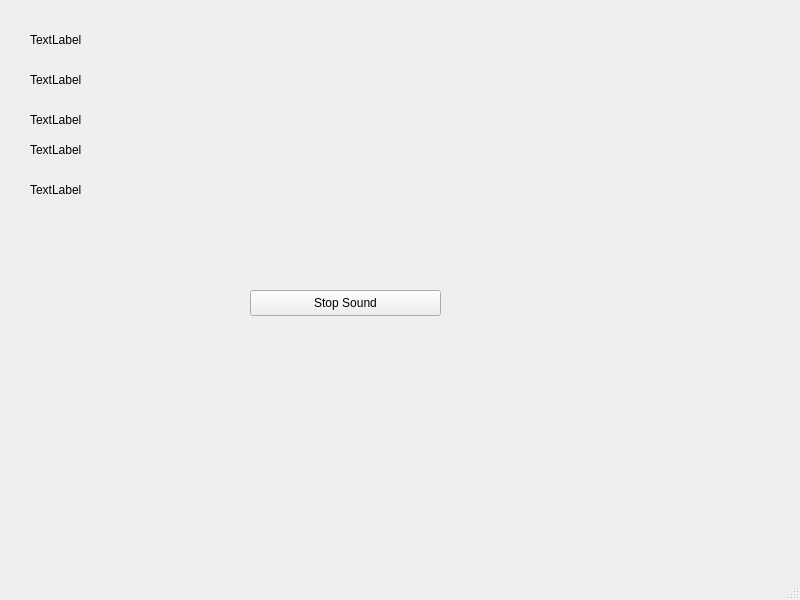
<?xml version="1.0" encoding="UTF-8"?>
<ui version="4.0">
 <class>MainWindow</class>
 <widget class="QMainWindow" name="MainWindow">
  <property name="geometry">
   <rect>
    <x>0</x>
    <y>0</y>
    <width>800</width>
    <height>600</height>
   </rect>
  </property>
  <property name="windowTitle">
   <string>MainWindow</string>
  </property>
  <widget class="QWidget" name="centralwidget">
   <widget class="QLabel" name="label">
    <property name="geometry">
     <rect>
      <x>30</x>
      <y>30</y>
      <width>121</width>
      <height>20</height>
     </rect>
    </property>
    <property name="text">
     <string>TextLabel</string>
    </property>
   </widget>
   <widget class="QLabel" name="label_2">
    <property name="geometry">
     <rect>
      <x>30</x>
      <y>70</y>
      <width>131</width>
      <height>20</height>
     </rect>
    </property>
    <property name="text">
     <string>TextLabel</string>
    </property>
   </widget>
   <widget class="QLabel" name="label_3">
    <property name="geometry">
     <rect>
      <x>30</x>
      <y>110</y>
      <width>141</width>
      <height>20</height>
     </rect>
    </property>
    <property name="text">
     <string>TextLabel</string>
    </property>
   </widget>
   <widget class="QLabel" name="label_4">
    <property name="geometry">
     <rect>
      <x>30</x>
      <y>140</y>
      <width>131</width>
      <height>20</height>
     </rect>
    </property>
    <property name="text">
     <string>TextLabel</string>
    </property>
   </widget>
   <widget class="QLabel" name="label_5">
    <property name="geometry">
     <rect>
      <x>30</x>
      <y>180</y>
      <width>131</width>
      <height>20</height>
     </rect>
    </property>
    <property name="text">
     <string>TextLabel</string>
    </property>
   </widget>
   <widget class="QPushButton" name="pushButton">
    <property name="geometry">
     <rect>
      <x>250</x>
      <y>290</y>
      <width>191</width>
      <height>26</height>
     </rect>
    </property>
    <property name="text">
     <string>Stop Sound</string>
    </property>
   </widget>
  </widget>
  <widget class="QMenuBar" name="menubar">
   <property name="geometry">
    <rect>
     <x>0</x>
     <y>0</y>
     <width>800</width>
     <height>23</height>
    </rect>
   </property>
  </widget>
  <widget class="QStatusBar" name="statusbar"/>
 </widget>
 <resources/>
 <connections/>
</ui>
